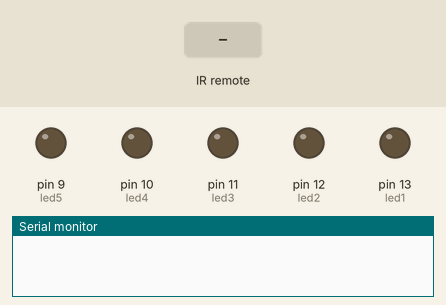
Recording of a sketch running on a simulated Arduino Uno, built with avr-gcc and run on an emulated ATmega328P. On the bench: output pins drawn as LEDs (lit = HIGH), the last lines printed to the serial monitor. The test bench sets the inputs (shaded band).

Above: at 1.2 s.
1.3 s: infrared code 0x38863BE0 received
At 2.5 s:
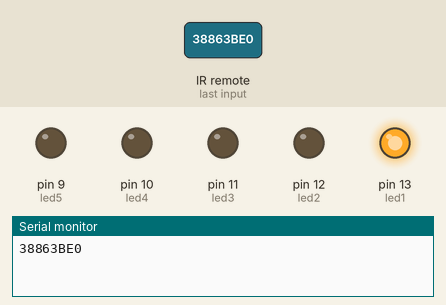
2.8 s: infrared code 0x38863BD0 received
At 3.7 s:
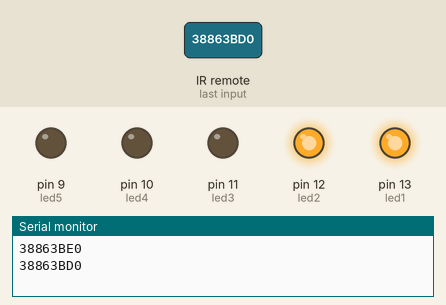
4.3 s: infrared code 0x38863BF0 received
At 4.9 s:
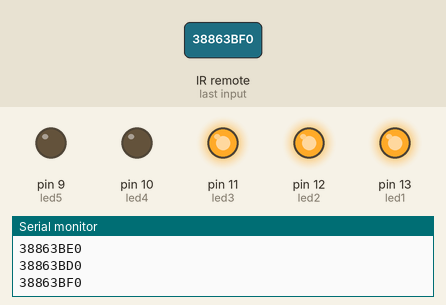
5.8 s: infrared code 0x38863BE8 received
At 7.0 s:
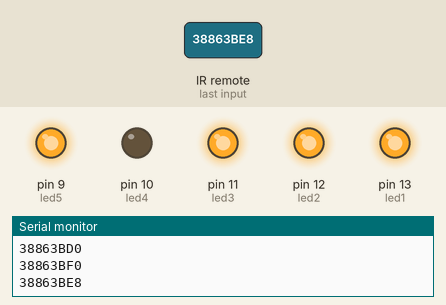
7.3 s: infrared code 0x38863BE0 received
At 8.4 s:
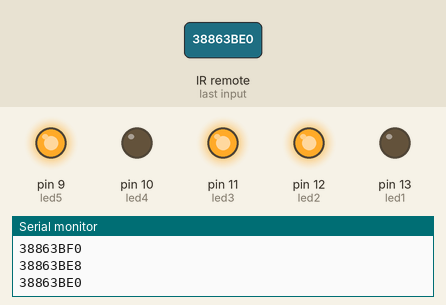
8.8 s: infrared code 0x38863BD0 received
At 9.5 s:
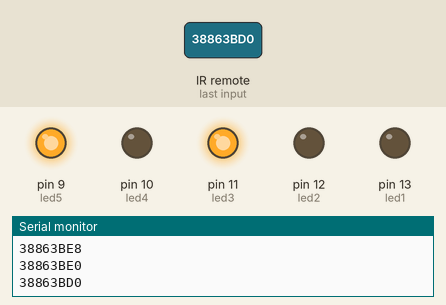
Timing chart, 0 to 11.3 s (numbered marks = the images above; inputs shaded):
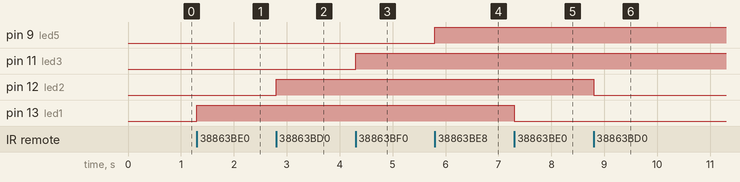

Measured:
- after the input at 1.3 s, pin 13 (led1): LOW → HIGH at once
- after the input at 2.8 s, pin 12 (led2): LOW → HIGH at once
- after the input at 4.3 s, pin 11 (led3): LOW → HIGH at once
- after the input at 5.8 s, pin 9 (led5): LOW → HIGH at once
- after the input at 7.3 s, pin 13 (led1): HIGH → LOW at once
- after the input at 8.8 s, pin 12 (led2): HIGH → LOW at once

The sketch:

IRremote_control.ino
```cpp
#include <IRremote.h>

int RECV_PIN = 2;
IRrecv irrecv(RECV_PIN);
decode_results results;

int state1=1;
int state2=1;
int state3=1;
int state4=1;
int state5=1;
int state6=1;
int state7=1;


int led1 =13;
int led2 =12;
int led3 =11;
int led4 =10;
int led5=9;


void setup()
{
  Serial.begin(9600);
  irrecv.enableIRIn(); // Start the receiver
  pinMode(led1,OUTPUT);
  pinMode(led2,OUTPUT);
  pinMode(led3,OUTPUT);
  pinMode(led4,OUTPUT);
  pinMode(led5,OUTPUT);

}

void loop() {
  if (irrecv.decode(&results)) {
    Serial.println(results.value, HEX);
    irrecv.resume(); // Receive the next value


    if(results.value == 0x38863BE0)
    {
     digitalWrite(led1,state1);
     state1 = !state1;
    }
    if(results.value == 0x38863BD0)
    {
     digitalWrite(led2,state2);
     state2 = !state2;
    }
    if(results.value == 0x38863BF0)
    {
     digitalWrite(led3,state3);
     state3 = !state3;
    }
    if(results.value == 0x3838863BC8)
    {
     digitalWrite(led4,state4);
     state4 = !state4;
    }
    if(results.value == 0x38863BE8)
    {
     digitalWrite(led5,state5);
     state5 = !state5;
    }


  }


}
```
